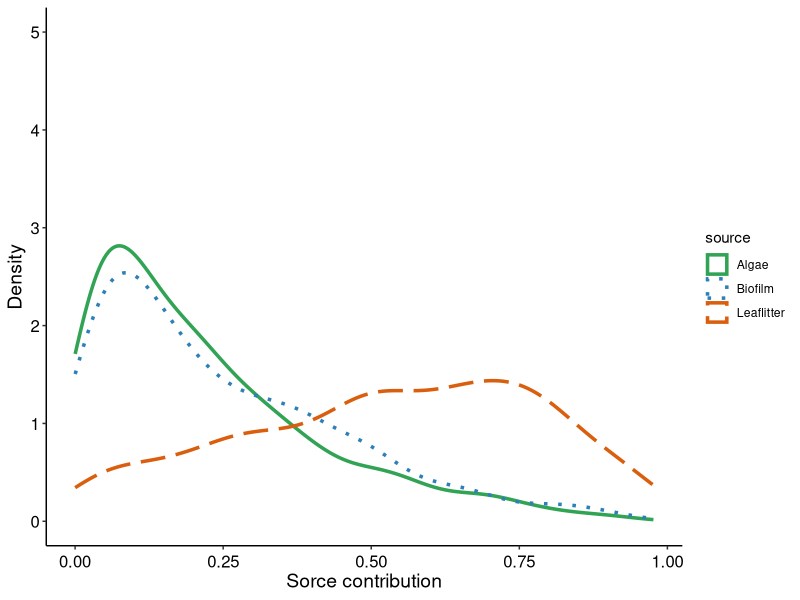
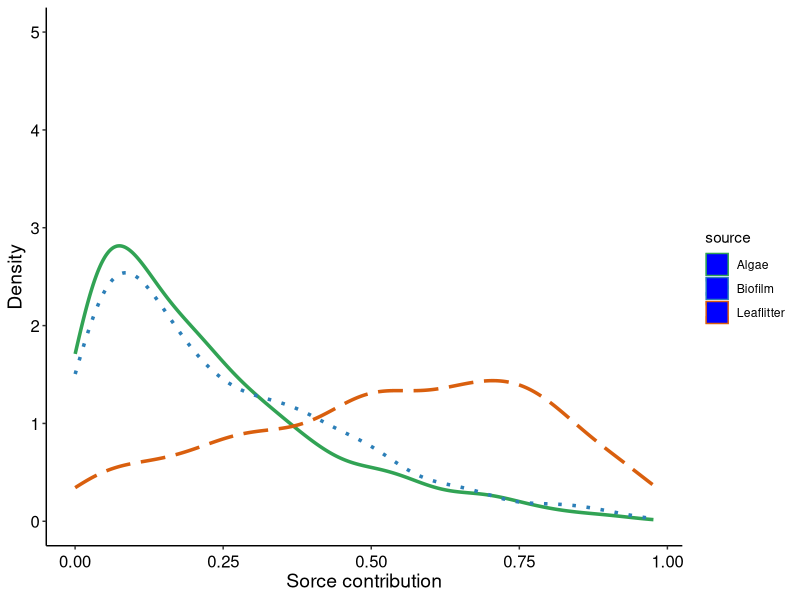

The R source for these figures, in order:




# Density Plots -----------------------------
# 21 Oct 2020
#PEGF
#--------------------------------------------
#

library(ggplot2)
library(dplyr)
library(ggpubr)
QPA_G_Feb17 <- read.csv("DensityPlots/QPA_Glossosomatidae_Feb17.csv")
head(QPA_G_Feb17)


L <- filter(QPA_G_Feb17, source == "Leaflitter")
L <-as.data.frame(L)
L

Lq025  <- quantile(L$density, .025)
Lq975  <- quantile(L$density, .975)
Lq025
Lq975


gF17 <- ggplot(QPA_G_Feb17, aes(x=density, color=source)) + 
  labs(y="Density", x="Sorce contribution") +
  geom_density(aes(linetype = source), size=1.2) +
  scale_color_manual(values=c("#31a354", "#2c7fb8", "#d95f0e")) +
  scale_linetype_manual(values = c("solid", "dotted", "longdash")) +
  theme_classic()+
  ylim(0, 5)+
  theme(axis.text.y=element_text(angle=0, size=12, vjust=0.5, color="black")) + #subaxis y
  theme(axis.text.x =element_text(angle=0, size=12, vjust=0.5, color="black")) + #subaxis x
  theme(axis.title.x = element_text(color="black", size=14))+ # #Axis y
  theme(axis.title.y = element_text(color="black", size=14))  # #Axis x
 
gF17
gF17 + geom_area(data = subset(QPA_G_Feb17, density <= Lq025 & density >= Lq975), 
                   aes(x=density, color=source), fill = 'blue') 
